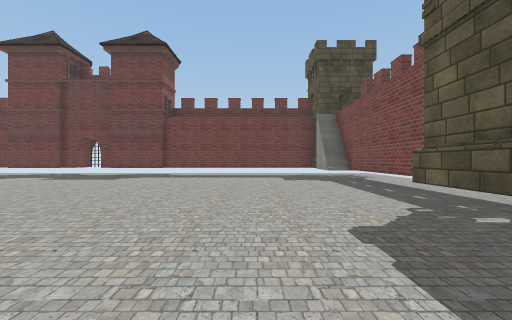
view 1 (above)

20 first-person views from a walk through a 3-D level made in the Unity game engine. The camera is 1.3 m above the floor, looks level and sees 90° across. The floor is counted in squares, 2 m on a side. Each view is taken from the middle of a square. On the plan, view 1 faces up. The plan holds only what a view shows up to about 9 squares ahead; the rest is blank. The player is left out. Some animated figures are not drawn. Some surface patterns are stand-ins.

view 2
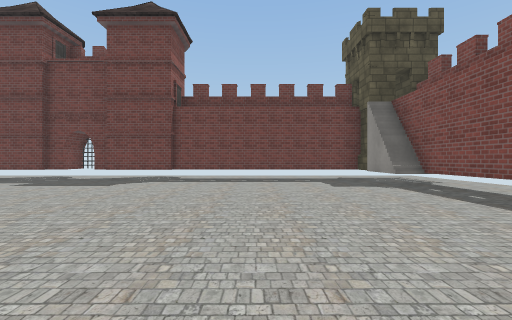

view 3
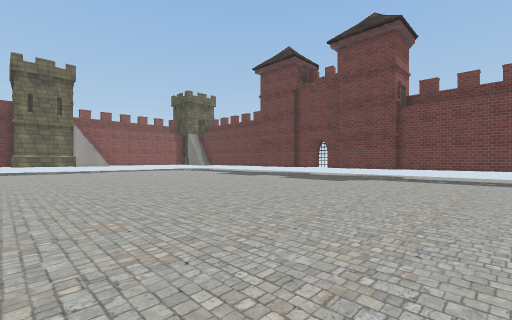

view 4
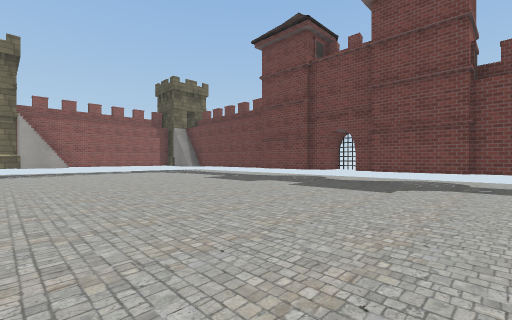

view 5
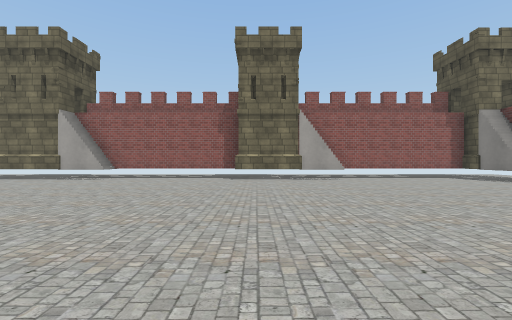

view 6
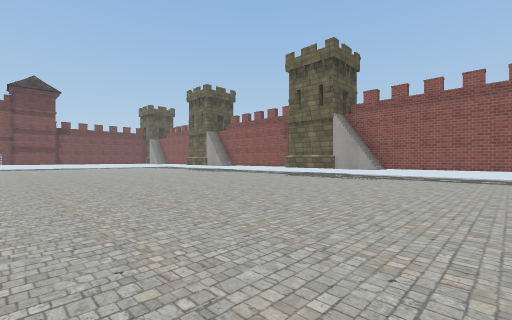

view 7
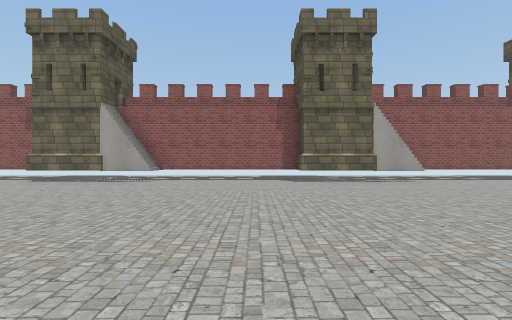

view 8
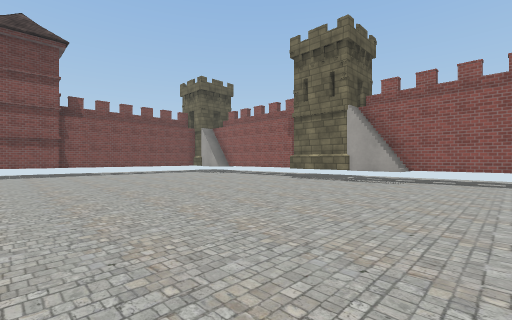

view 9
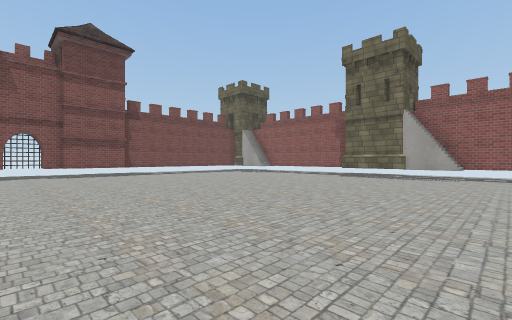

view 10
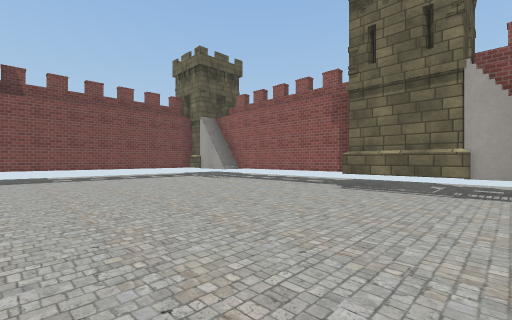

view 11
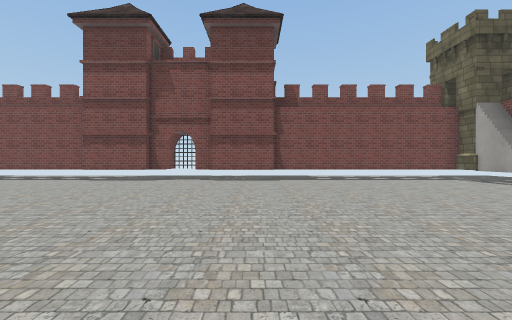

view 12
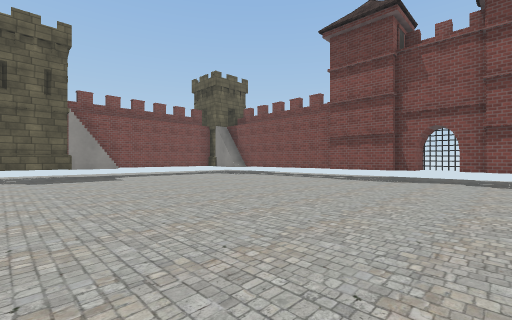

view 13
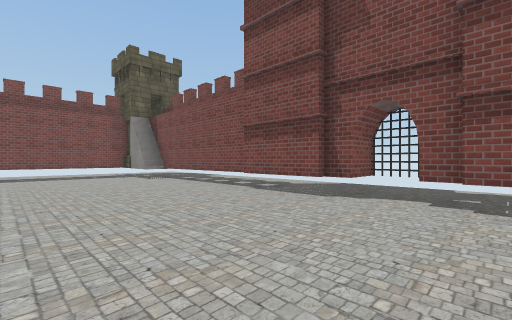

view 14
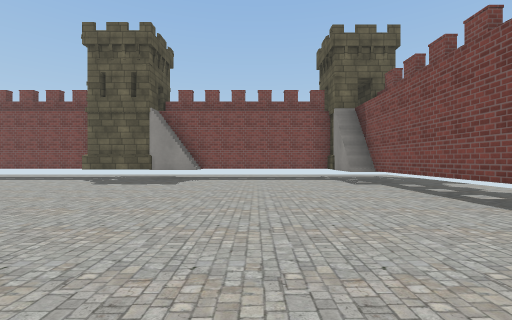

view 15
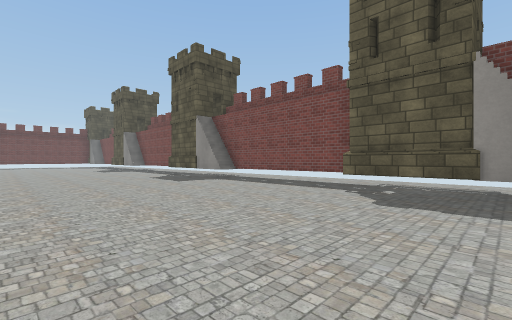

view 16
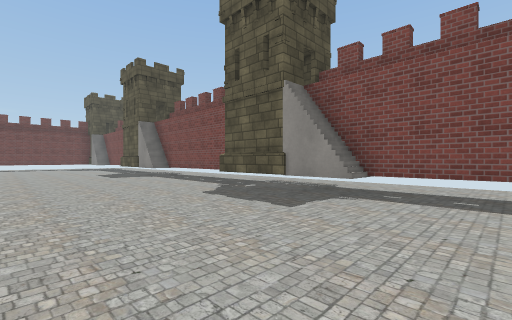

view 17
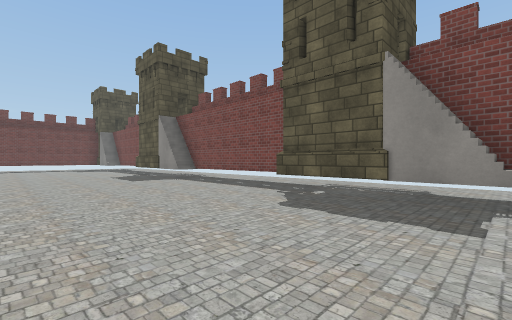

view 18
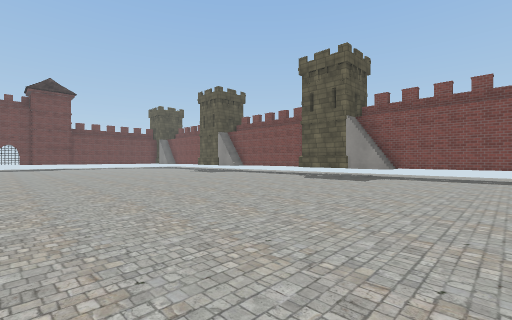

view 19
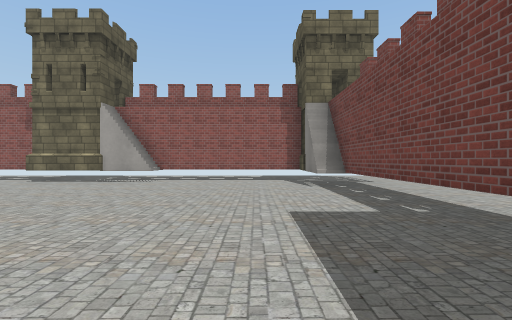

view 20
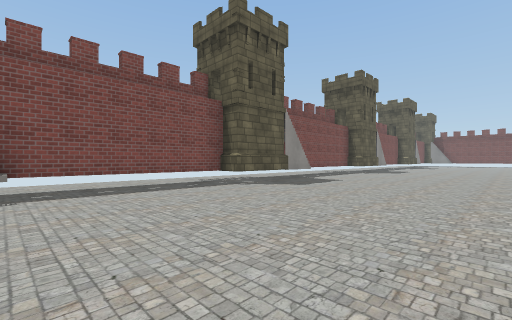

### Floor plan
Key: @ floor where view 1 was taken; # wall or solid block; x gap in a wall; . floor; T tower; H thing the floor can be seen under or through.
Columns run from 18 left of view 1 to 3 right of it. Each row starts with its distance up from view 1.
 12   T....
 11   T  HHHH  x##########
 10  ####....##..##......#
  9  #...................#
  8  #...................#
  7  #...................#
  6  #...................#
  5  ##..................#
  4   #..................#
  3 T #..................#
  2 T #..................#
  1 TT...................#
  0 .#...........  ...@..#
 -1 .#............ ......#
 -2  #...................#
 -3  ##..................#
 -4   #..................#
 -5 T #..................
 -6 T #..................
 -7 TT...................#
 -8  #...................#
 -9 .#...................#
-10 .#...................#
-11 .##..................#
-12 . #..........  ......#
-13 T #..................
-14 T #..................
-15 TT...................#
-16 .#...................#
-17  #...................#
-18  #...................#
-19  ##..................#
-20   #..................#
-21   #......##..##....###
-22   ######## xx.######
-23        ..  ..

Positions as (right, up) in squares from view 1, and headings:
1: (0, 0), facing up
2: (-1, 2), facing up
3: (-1, 1), facing up-left
4: (-3, 3), facing up-left
5: (-7, 2), facing left
6: (-7, 0), facing down-left
7: (-8, -8), facing left
8: (-8, -9), facing down-left
9: (-6, -10), facing down-left
10: (-10, -12), facing down-left
11: (-9, -13), facing down
12: (-8, -13), facing down-right
13: (-8, -17), facing down-right
14: (-6, -18), facing right
15: (-3, -15), facing up-right
16: (-2, -10), facing up-right
17: (-2, -8), facing up-right
18: (-7, -11), facing up-right
19: (-8, 8), facing left
20: (-3, 8), facing down-right
